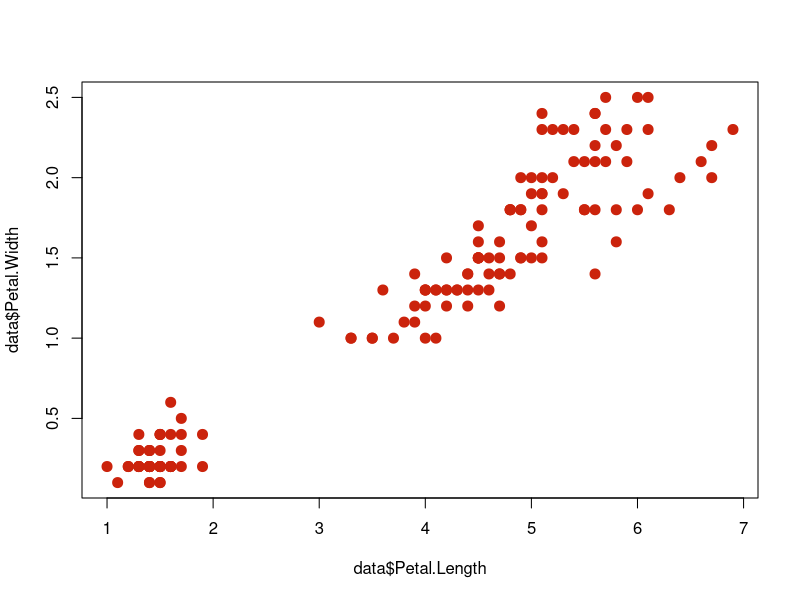

The R script that drew this image:
# 3
library(ggplot2)
data <- mpg
data$total <- (data$cty+data$hwy)/2
data

# 4-1
library(dplyr)
data<-iris
dim(data)
str(data)
summary(data)

# 4-2
plot(data$Petal.Length, data$Petal.Width, pch=20, cex=2, col='#CB230C')

# 4-3
cor(data$Petal.Length, data$Petal.Width)
cor.test(data$Petal.Length, data$Petal.Width, method = "pearson", conf.level = 0.95) 
t.test(data$Petal.Length, data$Petal.Width, var.equal = T)
